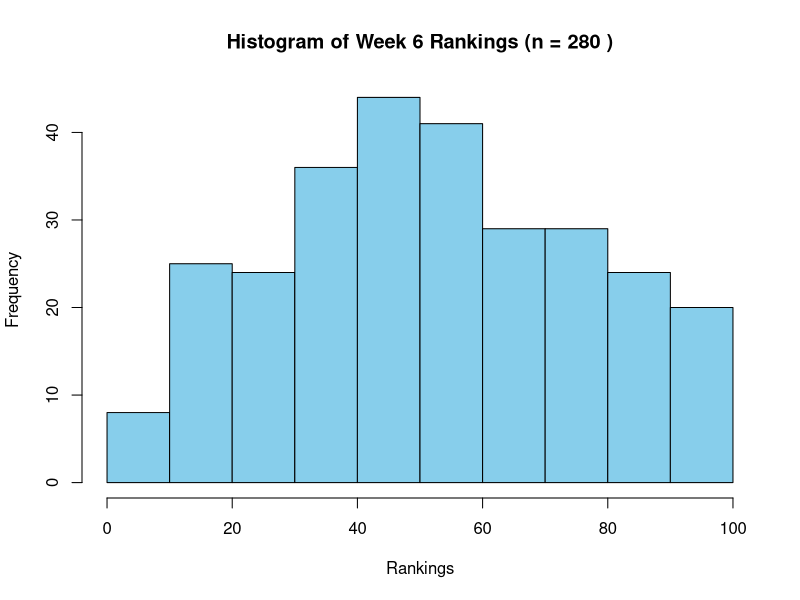
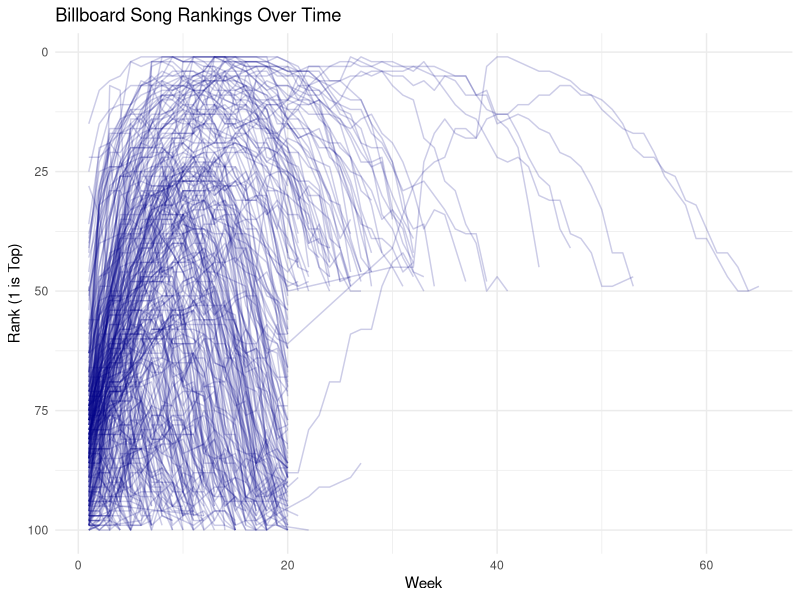
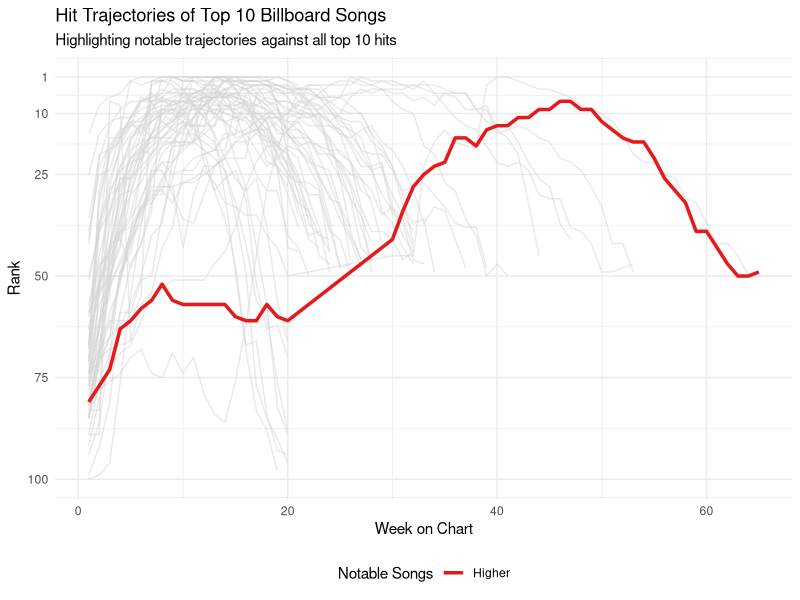

The R script that drew these images, in order:
## ---- chunk 1
#| message: false
install.packages("tidyverse")
library(tidyverse)
billboard
## ---- chunk 2
#| cache: true
billboard %>% 
  select(artist, track, date.entered, wk1:wk4)
summary(billboard$date.entered)

## ---- chunk 3
#| cache: true
# Create the histogram and store the number of values used
n_values <- sum(!is.na(billboard$wk6))

hist(billboard$wk6, 
     main = paste("Histogram of Week 6 Rankings (n =", n_values, ")"),
     xlab = "Rankings", 
     col = "skyblue")

## ---- chunk 4
#| cache: true
library(dplyr)
library(tidyr)

billboard %>%
  select(wk1, wk4, wk10, wk20, wk40, wk76) %>%
  pivot_longer(cols = everything(), names_to = "Week", values_to = "Rankings") %>%
  group_by(Week) %>%
  summarize(
    Present = sum(!is.na(Rankings)),
    Missing = sum(is.na(Rankings))
  )
## ---- chunk 5
#| cache: true
library(dplyr)
library(tidyr)
library(stringr)

billboard %>%
  pivot_longer(cols = starts_with("wk"), names_to = "week", values_to = "rank") %>%
  mutate(week = as.numeric(str_remove(week, "wk"))) %>%
  filter(!is.na(rank)) %>%
  group_by(artist, track) %>%
  summarize(
    has_gap = (max(week) - min(week) + 1) > n(),
    .groups = "drop"
  ) %>%
  count(re_entered = has_gap)

## ---- chunk 6
#| cache: true
library(tidyverse)

# Load and prepare the data
data("billboard")

# Process the data to compare wk1 and wk6
analysis <- billboard %>%
  select(track, wk1, wk6) %>%
  mutate(
    status = case_when(
      is.na(wk1) | is.na(wk6) ~ "Missing",
      wk6 < wk1 ~ "Improved",        # Lower number means higher rank
      wk6 > wk1 ~ "Got Worse",
      wk6 == wk1 ~ "Stayed the Same"
    ),
    rank_change = wk6 - wk1
  )

# 1. Count the statuses
status_counts <- analysis %>%
  count(status)

# 2. Calculate median rank change (excluding missing values)
median_change <- analysis %>%
  filter(!is.na(wk1) & !is.na(wk6)) %>%
  summarize(median_val = median(rank_change))

# Print results
print(status_counts)
print(median_change)

## ---- chunk 7
#| cache: true
library(tidyverse)

# 1. Reshape the dataset from wide to long format
billboard_long <- billboard %>%
  pivot_longer(
    cols = starts_with("wk"), 
    names_to = "week", 
    names_prefix = "wk",
    names_transform = list(week = as.numeric), # Convert week to a number for plotting
    values_to = "rank",
    values_drop_na = TRUE                      # Drop weeks where the song wasn't on the chart
  )

# 2. Plot each song's ranking over time
ggplot(billboard_long, aes(x = week, y = rank, group = track)) +
  geom_line(alpha = 0.2, color = "darkblue") + # Use transparency due to many overlapping lines
  scale_y_reverse() +                          # Reverse y-axis because rank 1 is the best
  labs(
    title = "Billboard Song Rankings Over Time",
    x = "Week",
    y = "Rank (1 is Top)"
  ) +
  theme_minimal()

## ---- chunk 8
#| cache: true
library(tidyverse)

# 1. Ensure data is reshaped (from Exercise 9)
billboard_long <- billboard %>%
  pivot_longer(
    cols = starts_with("wk"),
    names_to = "week",
    names_prefix = "wk",
    names_transform = list(week = as.numeric),
    values_to = "rank",
    values_drop_na = TRUE
  )

# 2. Create a song-level summary
song_summary <- billboard_long %>%
  group_by(artist, track) %>%
  summarize(
    first_rank = rank[week == min(week)],
    best_rank = min(rank),
    first_week_best = min(week[rank == best_rank]),
    total_weeks = n(),
    .groups = "drop"
  )

# 3. Filter for songs that reached the Top 10
top_10_songs <- song_summary %>%
  filter(best_rank <= 10)

# 4. Identify the three notable trajectories
fastest_no1 <- top_10_songs %>%
  filter(best_rank == 1) %>%
  slice_min(first_week_best, n = 1)

slowest_no1 <- top_10_songs %>%
  filter(best_rank == 1) %>%
  slice_max(first_week_best, n = 1)

longest_run <- top_10_songs %>%
  slice_max(total_weeks, n = 1)

# Print the final insights
print(fastest_no1)
print(slowest_no1)
print(longest_run)

## ---- chunk 9
#| cache: true
library(tidyverse)

# 1. Reshape the dataset from wide to long format
billboard_long <- billboard %>%
  pivot_longer(
    cols = starts_with("wk"),
    names_to = "week",
    names_prefix = "wk",
    names_transform = list(week = as.numeric),
    values_to = "rank",
    values_drop_na = TRUE
  )

# 2. Find tracks that peaked in the top 10
top_10_tracks <- billboard_long %>%
  group_by(track) %>%
  filter(min(rank) <= 10) %>%
  ungroup()

# 3. Define the three notable songs to highlight
highlight_tracks <- c("Independent Women Part I", "Higher") 
# Note: Creed's "Higher" satisfies both the longest run and slowest to #1 in standard 2000 data.
# If your specific dataset split them into three distinct songs, simply list all three here.

# Separate into background tracks and highlighted tracks
bg_data <- top_10_tracks %>% filter(!track %in% highlight_tracks)
fg_data <- top_10_tracks %>% filter(track %in% highlight_tracks)

# 4. Generate the plot
ggplot() +
  # Background layer: All top 10 songs in light gray
  geom_line(data = bg_data, aes(x = week, y = rank, group = track), color = "lightgray", alpha = 0.5) +
  # Foreground layer: Highlighted songs with distinct colors assigned to the aesthetic legend
  geom_line(data = fg_data, aes(x = week, y = rank, color = track, group = track), linewidth = 1.2) +
  # Format axes and design elements
  scale_y_reverse(limits = c(100, 1), breaks = c(1, 10, 25, 50, 75, 100)) + 
  scale_color_brewer(palette = "Set1") +
  labs(
    title = "Hit Trajectories of Top 10 Billboard Songs",
    subtitle = "Highlighting notable trajectories against all top 10 hits",
    x = "Week on Chart",
    y = "Rank",
    color = "Notable Songs"
  ) +
  theme_minimal() +
  theme(legend.position = "bottom")
